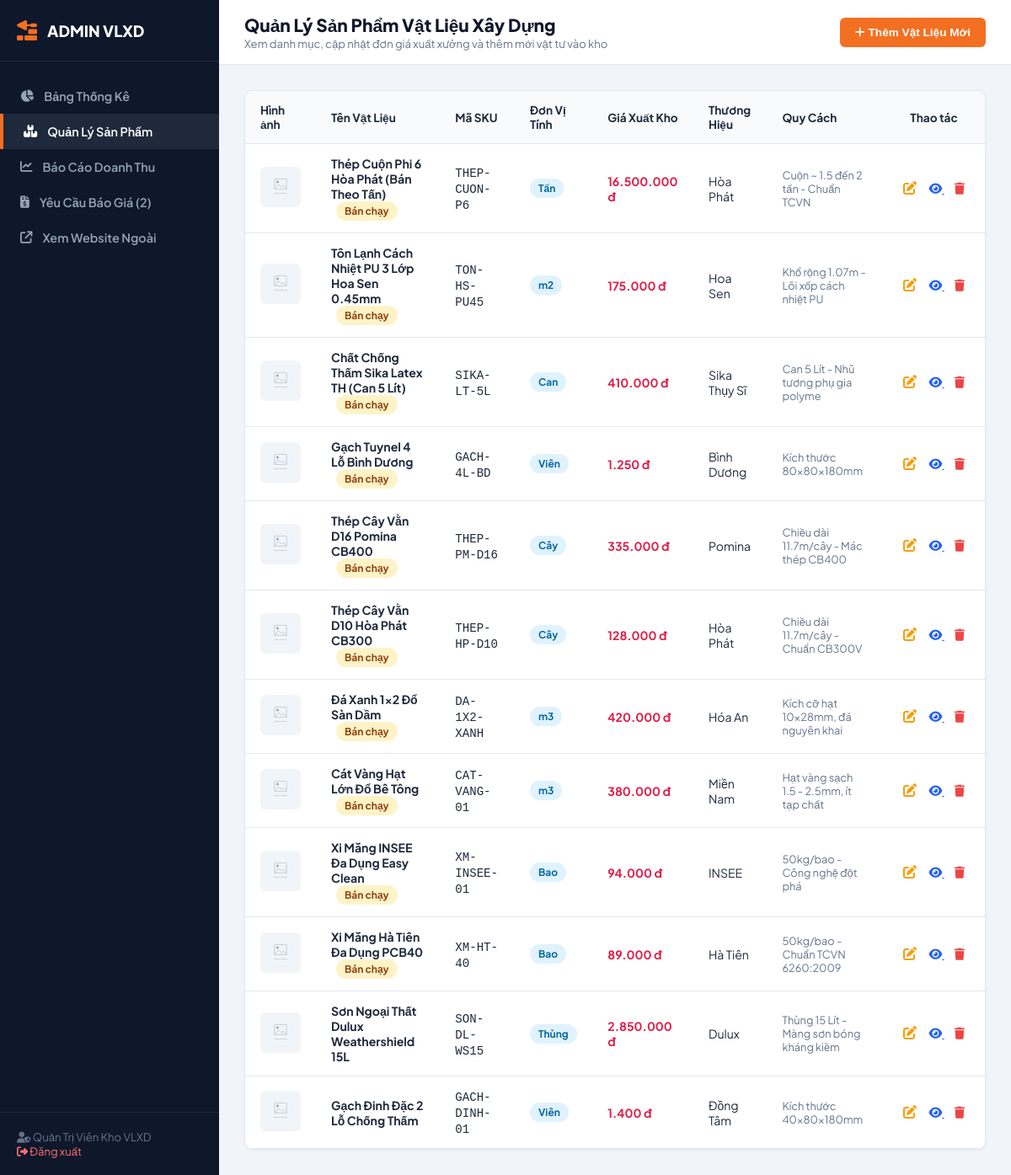
Page /admin/products (signed in) on the committed database.
### tables this page shows
CREATE TABLE `products` (
    `id` INT AUTO_INCREMENT PRIMARY KEY,
    `category_id` INT NOT NULL,
    `name` VARCHAR(255) NOT NULL,
    `slug` VARCHAR(255) NOT NULL UNIQUE,
    `sku` VARCHAR(50) UNIQUE,
    `unit` VARCHAR(50) NOT NULL COMMENT 'Đơn vị tính: Bao, Tấn, m3, Cây, Viên, Thùng, Kg',
    `price` DECIMAL(15,2) DEFAULT 0,
    `price_negotiable` TINYINT(1) DEFAULT 0 COMMENT '1: Giá liên hệ theo số lượng công trình',
    `specification` VARCHAR(255) DEFAULT NULL COMMENT 'Quy cách kỹ thuật',
    `brand` VARCHAR(100) DEFAULT NULL COMMENT 'Thương hiệu sản xuất',
    `description` TEXT,
    `image` VARCHAR(255) DEFAULT '/assets/images/no-image.svg',
    `stock` INT DEFAULT 100,
    `is_featured` TINYINT(1) DEFAULT 0,
    `created_at` TIMESTAMP DEFAULT CURRENT_TIMESTAMP,
    CONSTRAINT `fk_products_category` FOREIGN KEY (`category_id`) REFERENCES `categories` (`id`) ON DELETE CASCADE
);

### app/Controllers/Admin/ProductController.php (called while the page is built, shortened)
<?php
require_once ROOT_PATH . '/app/Models/Product.php';
class ProductController extends Controller
{
    public function index(): void
    {
        $this->view('admin/products', [
            'page_title'  => 'Quản Lý Sản Phẩm Vật Tư',
            'categories'  => Category::all(),
            'products'    => Product::all(),
            'message'     => '',
            'error'       => '',
        ], 'admin');
    }
}

### core/App.php (called while the page is built, shortened)
<?php
require_once ROOT_PATH . '/core/Database.php';
require_once ROOT_PATH . '/core/Router.php';
require_once ROOT_PATH . '/core/helpers.php';
class App
{
    private Router $router;
    public function __construct()
    {
        $this->router = new Router();
    }
    private function registerRoutes(): void
    {
        $this->router->get('login',              'AuthController@login');
        $this->router->post('login',             'AuthController@handleLogin');
        $this->router->get('register',           'AuthController@register');
        $this->router->post('register',          'AuthController@handleRegister');
        $this->router->get('verify',             'AuthController@verify');
        $this->router->post('verify',            'AuthController@handleVerify');
        $this->router->get('resend-otp',         'AuthController@resendOtp');
        $this->router->get('logout',             'AuthController@logout');
        $this->router->get('',                   'HomeController@index');
        $this->router->get('products',           'ProductController@index');
        $this->router->get('product/{id}',       'ProductController@detail');
        $this->router->get('cart',               'CartController@index');
        $this->router->post('cart',              'CartController@handle');
        $this->router->get('checkout',           'CheckoutController@index');
        $this->router->post('checkout',          'CheckoutController@process');
        $this->router->get('estimate',           'EstimateController@index');
        $this->router->get('quote',              'QuoteController@index');
        $this->router->post('quote',             'QuoteController@submit');
        $this->router->get('contact',            'ContactController@index');
        $this->router->post('contact',           'ContactController@send');
        $this->router->get('admin/login',        'Admin/AuthController@login');
        $this->router->post('admin/login',       'Admin/AuthController@authenticate');
        $this->router->get('admin/logout',       'Admin/AuthController@logout');
        $this->router->get('admin',              'Admin/DashboardController@index');
        $this->router->get('admin/products',     'Admin/ProductController@index');
        $this->router->post('admin/products',    'Admin/ProductController@store');
        $this->router->get('admin/products/delete/{id}', 'Admin/ProductController@delete');
        $this->router->get('admin/products/delete-image/{id}', 'Admin/ProductController@deleteImage');
        $this->router->get('admin/revenue',      'Admin/RevenueController@index');
        $this->router->get('admin/quotes',       'Admin/QuoteController@index');
        $this->router->post('admin/quotes',      'Admin/QuoteController@updateStatus');
    }
    public function run(): void
    {
        $url = $_GET['url'] ?? '';
        $url = filter_var($url, FILTER_SANITIZE_URL);
        $this->router->dispatch($url);
    }
}

### public/index.php (called while the page is built, shortened)
<?php
require_once __DIR__ . '/../core/App.php';
$app = new App();
$app->run();

### core/Database.php (called while the page is built, shortened)
<?php
class Database
{
    private static ?Database $instance = null;
    private ?PDO $pdo = null;
    private bool $connected = false;
    private function __construct()
    {
        try {
            $dsn = sprintf(
                'mysql:host=%s;port=%s;dbname=%s;charset=utf8mb4',
                DB_HOST, DB_PORT, DB_NAME
            );
            $this->pdo = new PDO($dsn, DB_USER, DB_PASS, [
                PDO::ATTR_ERRMODE            => PDO::ERRMODE_EXCEPTION,
                PDO::ATTR_DEFAULT_FETCH_MODE => PDO::FETCH_ASSOC,
                PDO::ATTR_EMULATE_PREPARES   => false,
            ]);
            $this->connected = true;
        } catch (PDOException $e) {
            $this->connected = false;
            $this->error = $e->getMessage();
        }
    }
    public static function getInstance(): self
    {
        if (self::$instance === null) {
            self::$instance = new self();
        }
        return self::$instance;
    }
    public function getConnection(): ?PDO
    {
        return $this->pdo;
    }
    public function isConnected(): bool
    {
        return $this->connected;
    }
}

### app/Models/Product.php (called while the page is built, shortened)
<?php
class Product
{
    public static function all(?int $limit = null, ?int $catId = null, ?string $search = null): array
    {
        $db = Database::getInstance();
        if ($db->isConnected()) {
            try {
                $sql = "SELECT p.*, c.name as category_name
                        FROM products p
                        JOIN categories c ON p.category_id = c.id
                        WHERE 1=1";
                $params = [];
                $sql .= " ORDER BY p.is_featured DESC, p.id DESC";
                $stmt = $db->getConnection()->prepare($sql);
                $stmt->execute($params);
                $data = $stmt->fetchAll();
                if (!empty($data)) return $data;
            } catch (Exception $e) {}
        }
        return self::mockFiltered($limit, $catId, $search);
    }
}

### app/Views/admin/products.php (the view, shortened to what this page needs)
<header class="admin-header">
    <div>
        <h2 style="font-size: 1.3rem; font-weight: 800; color: #0f172a;">Quản Lý Sản Phẩm Vật Liệu Xây Dựng</h2>
        <p style="font-size: 0.82rem; color: #64748b;">Xem danh mục, cập nhật đơn giá xuất xưởng và thêm mới vật tư vào kho</p>
    </div>
    <button onclick="document.getElementById('add-modal').style.display='block'" style="padding: 10px 18px; font-size: 0.85rem; cursor: pointer; border: none; background: var(--primary); color: white; border-radius: 6px; font-weight: 700;">
        <i class="fa-solid fa-plus"></i> Thêm Vật Liệu Mới
    </button>
</header>
<div class="admin-body">
    <div class="table-responsive">
        <table class="admin-table">
            <thead>
                <tr>
                    <th style="width: 60px;">Hình ảnh</th>
                    <th>Tên Vật Liệu</th>
                    <th>Mã SKU</th>
                    <th>Đơn Vị Tính</th>
                    <th>Giá Xuất Kho</th>
                    <th>Thương Hiệu</th>
                    <th>Quy Cách</th>
                    <th style="text-align: center;">Thao tác</th>
                </tr>
            </thead>
            <tbody>
                <?php if (empty($products)): ?>
                    <tr>
                        <td colspan="8" style="text-align: center; color: #94a3b8; padding: 25px;">Chưa có sản phẩm nào trong kho</td>
                    </tr>
                <?php else: ?>
                    <?php foreach ($products as $p): ?>
                        <tr>
                            <td>
                                <img src="<?php echo htmlspecialchars($p['image']); ?>" alt="<?php echo htmlspecialchars($p['name']); ?>" style="width: 48px; height: 48px; object-fit: cover; border-radius: 6px;" onerror="this.onerror=null;this.src='<?php echo asset('images/no-image.svg'); ?>'">
                            </td>
                            <td>
                                <strong><?php echo htmlspecialchars($p['name']); ?></strong>
                                <?php if (!empty($p['is_featured'])): ?>
                                    <span class="badge badge-warning" style="margin-left: 6px;">Bán chạy</span>
                                <?php endif; ?>
                            </td>
                            <td><code><?php echo htmlspecialchars($p['sku'] ?? 'N/A'); ?></code></td>
                            <td><span class="badge badge-info"><?php echo htmlspecialchars($p['unit']); ?></span></td>
                            <td><strong style="color: #e11d48;"><?php echo formatCurrency($p['price'], $p['price_negotiable'] ?? 0); ?></strong></td>
                            <td><?php echo htmlspecialchars($p['brand'] ?? 'Chính hãng'); ?></td>
                            <td style="font-size: 0.8rem; color: #64748b;"><?php echo htmlspecialchars($p['specification'] ?? ''); ?></td>
                            <td style="text-align: center; white-space: nowrap;">
                                <button type="button" onclick="openEditModal(<?php echo htmlspecialchars(json_encode($p, JSON_HEX_APOS | JSON_HEX_QUOT)); ?>)" style="background: none; border: none; color: #f59e0b; cursor: pointer; font-size: 1rem; padding: 4px 6px;" title="Sửa">
                                    <i class="fa-solid fa-pen-to-square"></i>
                                </button>
                                <a href="<?php echo url('product/' . $p['id']); ?>" target="_blank" style="color: #2563eb; padding: 4px 6px;" title="Xem">
                                    <i class="fa-solid fa-eye"></i>
                                </a>
                                <a href="<?php echo url('admin/products/delete/' . $p['id']); ?>" onclick="return confirm('Bạn có chắc muốn xóa vật liệu này khỏi danh mục?');" style="color: #ef4444; padding: 4px 6px;" title="Xóa">
                                    <i class="fa-solid fa-trash"></i>
                                </a>
                            </td>
                        </tr>
                    <?php endforeach; ?>
                <?php endif; ?>
            </tbody>
        </table>
    </div>
</div>

### core/Router.php (shortened to what this page needs)
<?php
class Router
{
    private array $routes = [];
    private function addRoute(string $method, string $path, string $handler): void
    {
        $this->routes[] = [
            'method'  => $method,
            'path'    => $path,
            'handler' => $handler,
        ];
    }
    public function dispatch(string $url): void
    {
        $url = trim($url, '/');
        $method = $_SERVER['REQUEST_METHOD'];
        foreach ($this->routes as $route) {
            $pattern = $this->convertToRegex($route['path']);
            if ($route['method'] === $method && preg_match($pattern, $url, $matches)) {
                $params = array_filter($matches, 'is_string', ARRAY_FILTER_USE_KEY);
                $this->callHandler($route['handler'], $params);
                return;
            }
        }
    }
    private function convertToRegex(string $path): string
    {
        $path = trim($path, '/');
        $path = preg_replace('/\{(\w+)\}/', '(?P<$1>[^/]+)', $path);
        return '#^' . $path . '$#';
    }
    private function callHandler(string $handler, array $params): void
    {
        [$controllerName, $method] = explode('@', $handler);
        $controller = new $className();
        call_user_func_array([$controller, $method], $params);
    }
}

### core/helpers.php (shortened to what this page needs)
<?php
function formatCurrency($amount, $is_negotiable = 0)
{
    return number_format($amount, 0, ',', '.') . ' <span class="currency-symbol">đ</span>';
}
function url($path = '')
{
    $base = rtrim(BASE_URL, '/');
    return $base . '/' . ltrim($path, '/');
}
function asset($path)
{
    $base = rtrim(BASE_URL, '/');
    return $base . '/assets/' . ltrim($path, '/');
}

### assets/css/admin.css (style rules this page uses)
:root { --primary: #f36f21; --primary-dark: #d95a12; --admin-sidebar: #0f172a; --admin-sidebar-hover: #1e293b; --admin-bg: #f1f5f9; --admin-card: #ffffff; --text-main: #1e293b; --text-muted: #64748b; --border-color: #e2e8f0; --radius-md: 10px; }
* { box-sizing: border-box; margin: 0; padding: 0; }
body { font-family: 'Plus Jakarta Sans', sans-serif; background-color: var(--admin-bg); color: var(--text-main); display: flex; min-height: 100vh; }
.admin-header { background: #fff; padding: 16px 30px; display: flex; justify-content: space-between; align-items: center; border-bottom: 1px solid var(--border-color); }
.admin-body { padding: 30px; }
.table-responsive { background: #fff; border-radius: var(--radius-md); border: 1px solid var(--border-color); overflow: hidden; box-shadow: 0 1px 3px rgba(0,0,0,0.05); }
.admin-table { width: 100%; border-collapse: collapse; }
.admin-table th { background: #f8fafc; padding: 14px 18px; font-size: 0.85rem; font-weight: 700; color: var(--text-main); text-align: left; border-bottom: 1px solid var(--border-color); }
.admin-table td { padding: 14px 18px; font-size: 0.88rem; border-bottom: 1px solid var(--border-color); vertical-align: middle; }
.badge { padding: 4px 10px; border-radius: 20px; font-size: 0.75rem; font-weight: 700; display: inline-block; }
.badge-warning { background: #fef3c7; color: #92400e; }
.badge-info { background: #e0f2fe; color: #0369a1; }

### rows in the picture
products: image (placeholder picture), name "Thép Cuộn Phi 6 Hòa Phát (Bán Theo Tấn)", is_featured "Bán chạy", sku "THEP-CUON-P6", unit "Tấn", price "16.500.000", brand "Hòa Phát", specification "Cuộn ~ 1.5 đến 2 tấn - Chuẩn TCVN"
products: image (placeholder picture), name "Tôn Lạnh Cách Nhiệt PU 3 Lớp Hoa Sen 0.45mm", is_featured "Bán chạy", sku "TON-HS-PU45", unit "m2", price "175.000", brand "Hoa Sen", specification "Khổ rộng 1.07m - Lõi xốp cách nhiệt PU"
products: image (placeholder picture), name "Chất Chống Thấm Sika Latex TH (Can 5 Lít)", is_featured "Bán chạy", sku "SIKA-LT-5L", unit "Can", price "410.000", brand "Sika Thụy Sĩ", specification "Can 5 Lít - Nhũ tương phụ gia polyme"
products: image (placeholder picture), name "Gạch Tuynel 4 Lỗ Bình Dương", is_featured "Bán chạy", sku "GACH-4L-BD", unit "Viên", price "1.250", brand "Bình Dương", specification "Kích thước 80x80x180mm"
products: image (placeholder picture), name "Thép Cây Vằn D16 Pomina CB400", is_featured "Bán chạy", sku "THEP-PM-D16", unit "Cây", price "335.000", brand "Pomina", specification "Chiều dài 11.7m/cây - Mác thép CB400"
products: image (placeholder picture), name "Thép Cây Vằn D10 Hòa Phát CB300", is_featured "Bán chạy", sku "THEP-HP-D10", unit "Cây", price "128.000", brand "Hòa Phát", specification "Chiều dài 11.7m/cây - Chuẩn CB300V"
products: image (placeholder picture), name "Đá Xanh 1x2 Đổ Sàn Dầm", is_featured "Bán chạy", sku "DA-1X2-XANH", unit "m3", price "420.000", brand "Hóa An", specification "Kích cỡ hạt 10x28mm, đá nguyên khai"
products: image (placeholder picture), name "Cát Vàng Hạt Lớn Đổ Bê Tông", is_featured "Bán chạy", sku "CAT-VANG-01", unit "m3", price "380.000", brand "Miền Nam", specification "Hạt vàng sạch 1.5 - 2.5mm, ít tạp chất"
products: image (placeholder picture), name "Xi Măng INSEE Đa Dụng Easy Clean", is_featured "Bán chạy", sku "XM-INSEE-01", unit "Bao", price "94.000", brand "INSEE", specification "50kg/bao - Công nghệ đột phá"
products: image (placeholder picture), name "Xi Măng Hà Tiên Đa Dụng PCB40", is_featured "Bán chạy", sku "XM-HT-40", unit "Bao", price "89.000", brand "Hà Tiên", specification "50kg/bao - Chuẩn TCVN 6260:2009"
products: image (placeholder picture), name "Sơn Ngoại Thất Dulux Weathershield 15L", sku "SON-DL-WS15", unit "Thùng", price "2.850.000", brand "Dulux", specification "Thùng 15 Lít - Màng sơn bóng kháng kiềm"
products: image (placeholder picture), name "Gạch Đinh Đặc 2 Lỗ Chống Thấm", sku "GACH-DINH-01", unit "Viên", price "1.400", brand "Đồng Tâm", specification "Kích thước 40x80x180mm"

### other values in the picture
$total_quotes "2"
